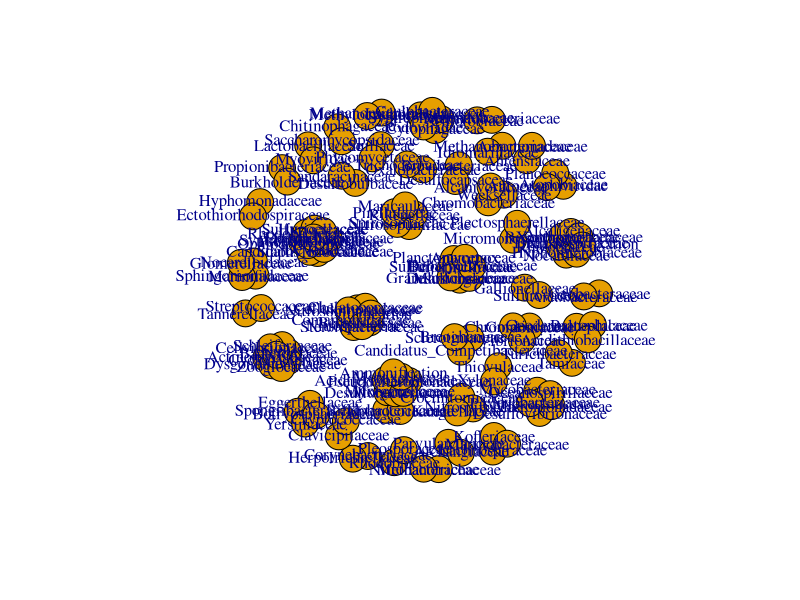

The R script that drew this image:

library(Hmisc)


Family <- read.delim('data_CK.txt', row.name = 1, check.names = FALSE)


Family <- Family[which(rowSums(Family) >= 0.00005), ]    

Family1 <- Family
Family1[Family1>0] <- 1
Family <- Family[which(rowSums(Family1) >= 5), ]   


Family_corr <- rcorr(t(Family), type = 'spearman')


r <- Family_corr$r
r[abs(r) < 0.8] <- 0


p <- Family_corr$P
p <- p.adjust(p, method = 'BH')    
p[p>=0.05] <- -1
p[p<0.05 & p>=0] <- 1
p[p==-1] <- 0


z <- r * p
diag(z) <- 0   
head(z)[1:6,1:6]


write.table(data.frame(z, check.names = FALSE), 'Family_corr.matrix.txt', col.names = NA, sep = '\t', quote = FALSE)


library(igraph)


g <- graph.adjacency(z, weighted = TRUE, mode = 'undirected')
g


g <- simplify(g)


g <- delete.vertices(g, names(degree(g)[degree(g) == 0]))


E(g)$correlation <- E(g)$weight
E(g)$weight <- abs(E(g)$weight)


tax <- read.delim('Family_taxonomy.txt', row.name = 1, check.names = FALSE, stringsAsFactors = FALSE)
tax <- tax[as.character(V(g)$name), ]

V(g)$kingdom <- tax$kingdom
V(g)$phylum <- tax$phylum
V(g)$class <- tax$class
V(g)$order <- tax$order
V(g)$family <- tax$family



g
plot(g)


adj_matrix <- as.matrix(get.adjacency(g, attr = 'correlation'))
write.table(data.frame(adj_matrix, check.names = FALSE), 'network.adj_matrix.txt', col.names = NA, sep = '\t', quote = FALSE)


edge <- data.frame(as_edgelist(g))    

edge_list <- data.frame(
    source = edge[[1]],
    target = edge[[2]],
    weight = E(g)$weight,
    correlation = E(g)$correlation
)
head(edge_list)

write.table(edge_list, 'network.edge_list.txt', sep = '\t', row.names = FALSE, quote = FALSE)


node_list <- data.frame(
    label = names(V(g)),
    kingdom = V(g)$kingdom,
    phylum = V(g)$phylum,
    class = V(g)$class,
    order = V(g)$order,
    family = V(g)$family
)
head(node_list)

write.table(node_list, 'network.node_list.txt', sep = '\t', row.names = FALSE, quote = FALSE)


write.graph(g, 'network.graphml', format = 'graphml')


write.graph(g, 'network.gml', format = 'gml')
